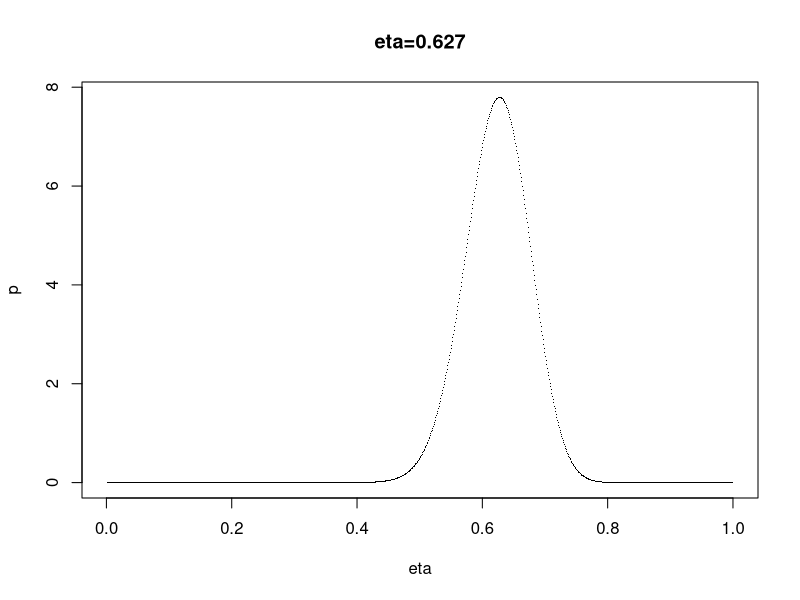

Write R code to recreate this figure.
## ---- chunk 1
knitr::opts_chunk$set(echo = TRUE)
## ---- chunk 2
set.seed(123)
niter=50
minitial=20
etadivs=1000
mag=10
scale=8
x=c(125, 18, 20, 34)
pagethrow=12
m=minitial
eta=runif(m) # eandom from U(0,1)
y=rbinom(m, x[1], eta/(eta+2)) # random binomial 
for (t in 1:niter)
{
  mold=m
  if (t>30)
    m=200
  if (t>40)
    m=1000
  i0=floor(runif(m, 0, mold))
  eta=rbeta(m, y[i0]+x[4]+1, x[2]+x[3]+1) # random beta
  y=rbinom(m, x[1], eta/(eta+2))
  
}
p=rep(0, etadivs) # vector of etadivs zeroes
for (etastep in 1:(etadivs-1))
{
  eta=etastep/etadivs  # eta=1/n, 2/n, ...1
  term=exp((y+x[4])*log(eta)+(x[2]+x[3])*log(1-eta)+lgamma(y+x[2]+x[3]+x[4]+2)-lgamma(y+x[4]+1)-lgamma(x[2]+x[3]+1))
  p[etastep]=p[etastep]+sum(term)/m
}
plot(1:etadivs/etadivs, p, pch=".", xlab="eta", main="eta=0.627")
